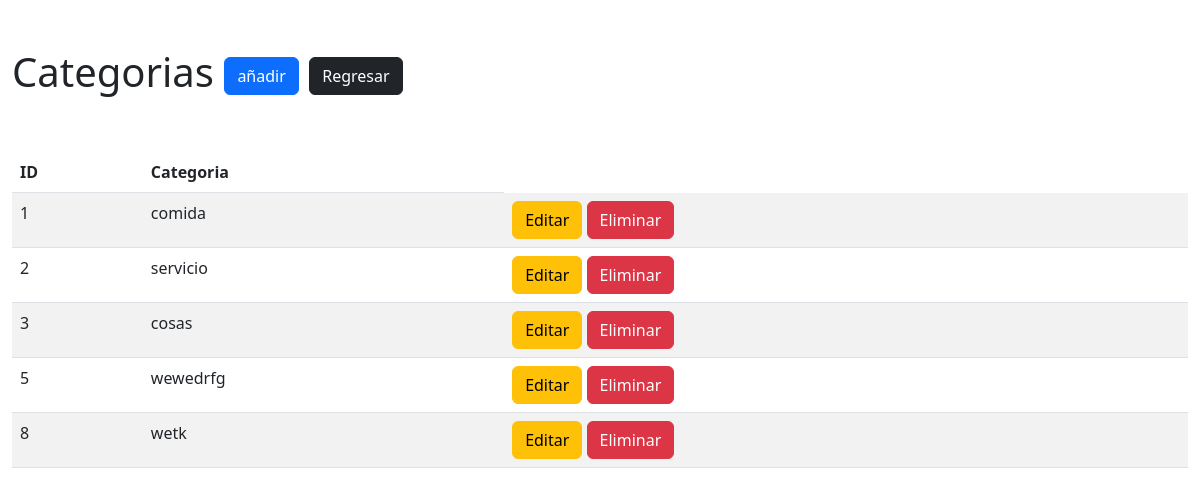
/spending-tracker/gastos_categorias/index.php (signed in), run on the app's committed database.
### tables this page shows
CREATE TABLE `gastos_categorias` (
  `id` int(11) NOT NULL,
  `nombre` varchar(100) NOT NULL
);

### spending-tracker/gastos_categorias/index.php (the view, shortened to what this page needs)
<?php
require_once("../config/config.php");
$query = "SELECT id,nombre FROM gastos_categorias ";
$result = $conexion->query($query);
?>
<!DOCTYPE html>
<html lang="en">
<head>
<link href="https://cdn.jsdelivr.net/npm/bootstrap@5.2.2/dist/css/bootstrap.min.css" rel="stylesheet">
</head>
<body>
    <div class="container-fluid">
        <div class="row mt-5">
            <div class="col">
                <h1>Categorias <a href="form_insert2.php" class="btn btn-primary"> añadir</a>
                <a href="../index.php" class="btn btn-dark style="margin-left: 5px;>Regresar</a></h1>
            </div>
        </div>
        <div class="row mt-5">
            <div class="col">
                <table class="table table-striped table-hover">
                    <thead>
                        <tr>
                            <th>ID</th>
                            <th>Categoria</th>
                        </tr>
                    </thead>
                    <tbody>
                        <?php
                       while($row = $result-> fetch_assoc()){
                        ?>
                      <tr>
                            <td><?php echo $row["id"]; ?></td>
                            <td><?php echo $row["nombre"]; ?></td>
                            <td>
                                <a href="form_undate2.php?id=<?php echo $row['id']; ?>" class="btn btn-warning">Editar</a>
                                <a href="../config2./delete_spending.php?id=<?php echo $row['id']; ?>" class="btn btn-danger">Eliminar</a>
                            </td>
                        </tr>
                        <?php } ?>
                    </table>
            </div>
        </div>
    </div>
</body>

### data on the page
gastos_categorias: id "1", nombre "comida"
gastos_categorias: id "2", nombre "servicio"
gastos_categorias: id "3", nombre "cosas"
gastos_categorias: id "5", nombre "wewedrfg"
gastos_categorias: id "8", nombre "wetk"
